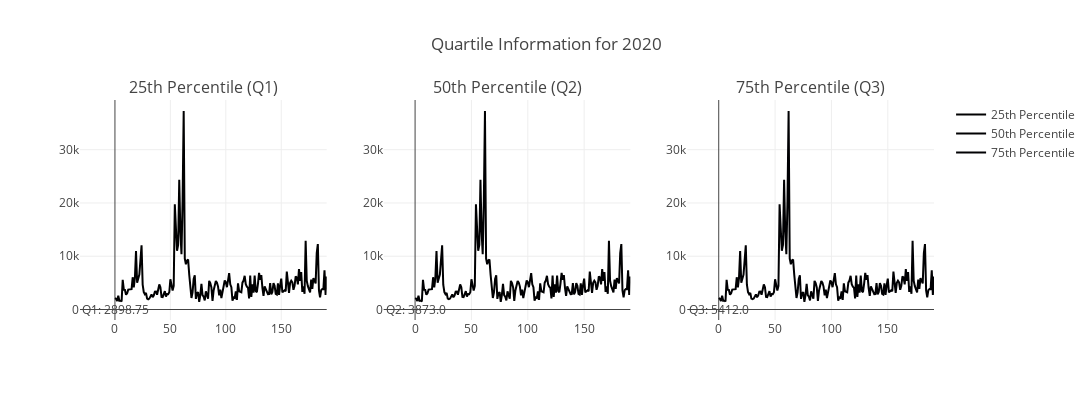

Notebook code for this chart:
### Code cell
# Create subplots
fig = make_subplots(rows=1, cols=3, subplot_titles=("25th Percentile (Q1)", "50th Percentile (Q2)", "75th Percentile (Q3)"))

# Plot for 25th Percentile (Q1)
fig.add_trace(
    go.Scatter(x=df['index'], y=df[selected_column], mode='lines', name='25th Percentile'),
    row=1, col=1
)
fig.add_annotation(x=0.5, y=-0.2, showarrow=False, text=f"Q1: {quartiles[0.25]}", xref="paper", yref="paper", row=1, col=1)

# Plot for 50th Percentile (Q2)
fig.add_trace(
    go.Scatter(x=df['index'], y=df[selected_column], mode='lines', name='50th Percentile'),
    row=1, col=2
)
fig.add_annotation(x=0.5, y=-0.2, showarrow=False, text=f"Q2: {quartiles[0.5]}", xref="paper", yref="paper", row=1, col=2)

# Plot for 75th Percentile (Q3)
fig.add_trace(
    go.Scatter(x=df['index'], y=df[selected_column], mode='lines', name='75th Percentile'),
    row=1, col=3
)
fig.add_annotation(x=0.5, y=-0.2, showarrow=False, text=f"Q3: {quartiles[0.75]}", xref="paper", yref="paper", row=1, col=3)

# Update layout
fig.update_layout(height=400, width=1200, title_text=f"Quartile Information for {selected_column}")
fig.show()

### Figure 1 — Plotly figure (JSON) as saved in the notebook; plotly's stock layout.template omitted (floating-point values rounded to 4 significant figures; data arrays with more than 128 entries replaced by an {"elided": "..."} marker saying what was removed)
{"data": [{"mode": "lines", "name": "25th Percentile", "type": "scatter", "x": {"elided": "192 int values"}, "xaxis": "x", "y": {"elided": "192 int values"}, "yaxis": "y"}, {"mode": "lines", "name": "50th Percentile", "type": "scatter", "x": {"elided": "192 int values"}, "xaxis": "x2", "y": {"elided": "192 int values"}, "yaxis": "y2"}, {"mode": "lines", "name": "75th Percentile", "type": "scatter", "x": {"elided": "192 int values"}, "xaxis": "x3", "y": {"elided": "192 int values"}, "yaxis": "y3"}], "layout": {"annotations": [{"font": {"size": 16}, "showarrow": false, "text": "25th Percentile (Q1)", "x": 0.1444, "xanchor": "center", "xref": "paper", "y": 1, "yanchor": "bottom", "yref": "paper"}, {"font": {"size": 16}, "showarrow": false, "text": "50th Percentile (Q2)", "x": 0.5, "xanchor": "center", "xref": "paper", "y": 1, "yanchor": "bottom", "yref": "paper"}, {"font": {"size": 16}, "showarrow": false, "text": "75th Percentile (Q3)", "x": 0.8556, "xanchor": "center", "xref": "paper", "y": 1, "yanchor": "bottom", "yref": "paper"}, {"showarrow": false, "text": "Q1: 2898.75", "x": 0.5, "xref": "x", "y": -0.2, "yref": "y"}, {"showarrow": false, "text": "Q2: 3873.0", "x": 0.5, "xref": "x2", "y": -0.2, "yref": "y2"}, {"showarrow": false, "text": "Q3: 5412.0", "x": 0.5, "xref": "x3", "y": -0.2, "yref": "y3"}], "height": 400, "title": {"text": "Quartile Information for 2020"}, "width": 1200, "xaxis": {"anchor": "y", "domain": [0, 0.2889]}, "xaxis2": {"anchor": "y2", "domain": [0.3556, 0.6444]}, "xaxis3": {"anchor": "y3", "domain": [0.7111, 1]}, "yaxis": {"anchor": "x", "domain": [0, 1]}, "yaxis2": {"anchor": "x2", "domain": [0, 1]}, "yaxis3": {"anchor": "x3", "domain": [0, 1]}}}
